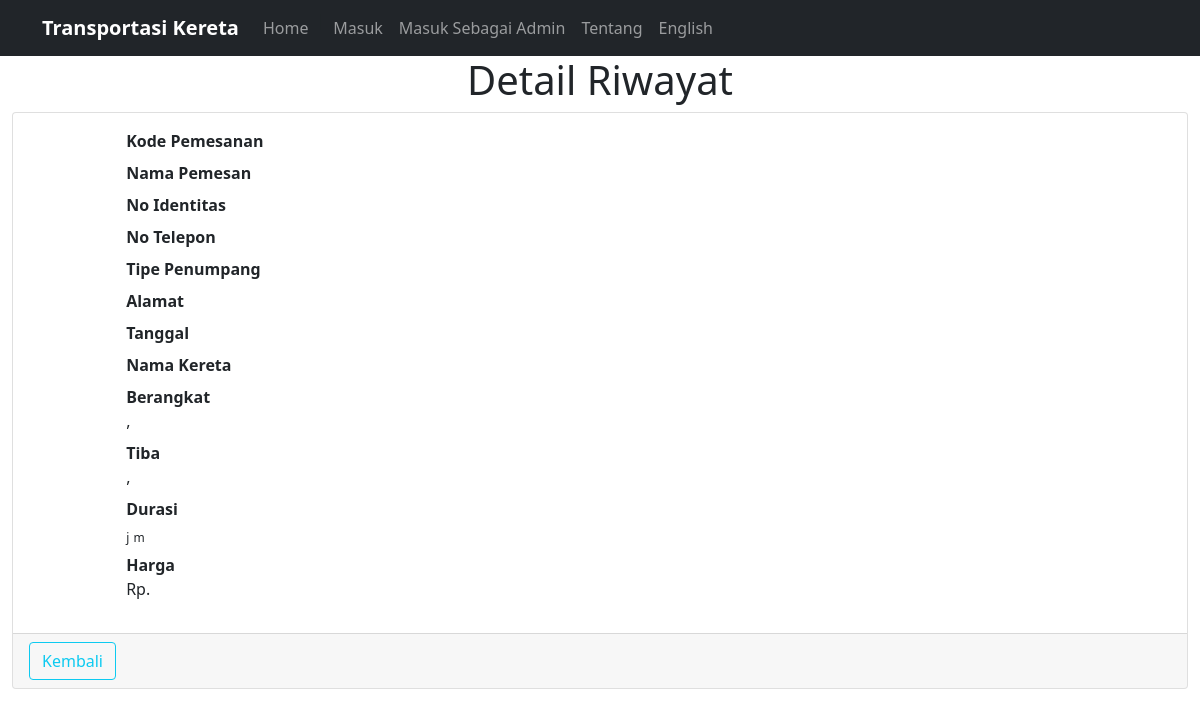
Page /history_info.php on the committed database.
### tables this page shows
CREATE TABLE `bahasa` (
  `text` varchar(30) NOT NULL,
  `indonesia` varchar(255) DEFAULT NULL,
  `inggris` varchar(255) DEFAULT NULL,
  PRIMARY KEY (`text`)
);

### auth/lang_config.php (called while the page is built, shortened)
<?php
require "db_config.php";
$txt_sign = getTxt("sign");
$txt_login_admin = getTxt("login_admin");
$txt_booking_kode = getTxt("booking_kode");
$txt_buyer_name = getTxt("buyer_name");
$txt_date = getTxt("date");
$txt_price = getTxt("price");
$txt_history_detail = getTxt("history_detail");
$txt_train_name = getTxt("train_name");
$txt_from = getTxt("from");
$txt_to = getTxt("to");
$txt_back = getTxt("back");
$txt_duration = getTxt("duration");
$txt_hour = getTxt("hour");
$txt_about = getTxt("about");
$txt_identity = getTxt("identity");
$txt_address = getTxt("address");
$txt_phone_number = getTxt("phone_number");
$txt_passenger_type = getTxt("passenger_type");
function getTxt($nama_teks){
	global $mysqli;
	$q = mysqli_query($mysqli,"SELECT * FROM bahasa WHERE text='$nama_teks'");
	$res = mysqli_fetch_assoc($q);
	$teks = $res[$_SESSION['lang']];
	return $teks;
}
?>

### history_info.php (the view, shortened to what this page needs)
<?php
include "auth/lang_config.php";
?>
<!doctype html>
<html lang="en">
  <head>
    <link rel="stylesheet" href="css/bootstrap.css">
  </head>
  <body>
<?php include "partials/navbar.php"; ?>
<div class="content-wrapper">
  <div class="content-header">
        <div class="row">
			<div class="col text-center">
				<h1><?php echo $txt_history_detail; ?></h1>
			</div>
		</div>
    </div>
  <div class="content">
    <div class="container-fluid">
      <div class="row">
        <div class="col-md-12">
          <div class="card">
            <div class="card-body">
              <div class="row">
				<div class="col-md-1">
				</div>
                <div class="col-md-11">
                  <dl class="dl-horizontal">
					<?php
						$query_detail = mysqli_query($mysqli,"SELECT * FROM tiket_dibeli JOIN user ON tiket_dibeli.username=user.username JOIN detail_tiket ON tiket_dibeli.kode_booking=detail_tiket.kode_booking JOIN jadwal ON detail_tiket.id_jadwal=jadwal.id_jadwal JOIN kereta ON jadwal.no_kereta=kereta.no_kereta WHERE tiket_dibeli.kode_booking='".$_SESSION['detail_kode']."' LIMIT 1");
						$query_durasi = mysqli_query($mysqli,"SELECT TIMEDIFF(perkiraan_tiba,waktu_berangkat) AS durasi FROM jadwal JOIN detail_tiket ON detail_tiket.id_jadwal=jadwal.id_jadwal WHERE kode_booking='".$_SESSION['detail_kode']."' LIMIT 1");
						$res = mysqli_fetch_assoc($query_detail);
						$berangkat = $res['Berangkat'].", ".$res['Waktu_Berangkat'];
						$tiba = $res['Tujuan'].", ".$res['Perkiraan_Tiba'];
						$harga = $res['Harga'];
						$res2 = mysqli_fetch_assoc($query_durasi);
						$durasi = $res2['durasi'];
						$arr_durasi = explode(":",$durasi);
					?>
                    <dt><?php echo $txt_booking_kode; ?></dt>
                    <dt><?php echo $txt_buyer_name; ?></dt>
					<dt>No <?php echo $txt_identity; ?></dt>
					<dt><?php echo $txt_phone_number; ?></dt>
					<dt><?php echo $txt_passenger_type; ?></dt>
					<dt><?php echo $txt_address; ?></dt>
                    <dt><?php echo $txt_date; ?></dt>
                    <dt><?php echo $txt_train_name; ?></dt>
                    <dt><?php echo $txt_from; ?></dt>
                    <dd><?php echo $berangkat; ?></dd>
                    <dt><?php echo $txt_to; ?></dt>
                    <dd><?php echo $tiba; ?></dd>
					<dt><?php echo $txt_duration; ?></dt>
                    <dd><?php echo "$arr_durasi[0]<sub>$txt_hour</sub> $arr_durasi[1]<sub>m</sub>"; ?></dd>
					<dt><?php echo $txt_price; ?></dt>
                    <dd><?php echo "Rp. $harga"; ?></dd>
                  </dl>
                </div>
              </div>
            </div>
            <div class="card-footer">
              <a href="javascript: history.go(-1)" class="btn btn-outline-info float-right"><?php echo $txt_back; ?></a>
            </div>
          </div>
        </div>
      </div>
    </div>
  </div>
</div>
<?php include "partials/footer.php"; ?>

### partials/navbar.php (shortened to what this page needs)
 <nav class="navbar navbar-expand-lg navbar-dark bg-dark">
  <div class="container">
    <a class="navbar-brand" href="#"><b>Transportasi Kereta</b></a>
    <div class="collapse navbar-collapse" id="navbarNavAltMarkup">
      <div class="navbar-nav" >
        <a id="nl-1" class="nav-link" aria-current="page" href="index.php">Home</a>|
		<?php if (!isset($_SESSION['username'])){ ?>
        <a id="nl-6" class="nav-link " aria-current="page" href="auth/login.php"><?php echo $txt_sign; ?></a>
		<?php }else{ ?>
		<a id="nl-7" class="nav-link " aria-current="page" href="auth/session_logout.php"><?php echo $txt_logout; ?></a>
		<?php } ?>
		<?php
		if (!isset($_SESSION['username'])){
		?>
		<a id="nl-8" class="nav-link " aria-current="page" href="auth/proses_login.php?status=admin"><?php echo $txt_login_admin; ?></a>
		<?php } ?>
        <a id="nl-9" class="nav-link " aria-current="page" href="about.php"><?php echo $txt_about; ?></a>
		<?php if($_SESSION['lang']=="inggris"){ ?>
		<a id="nl-10" class="nav-link " aria-current="page" href="?lang=indonesia">Bahasa Indonesia</a>
		<?php }else if($_SESSION['lang']=="indonesia"){ ?>
		<a id="nl-11" class="nav-link " aria-current="page" href="?lang=inggris">English</a>
		<?php } ?>
      </div>
    </div>
  </div>
</nav>

### partials/footer.php (shortened to what this page needs)
  </body>
</html>

### rows in the picture
bahasa: indonesia "Masuk"
bahasa: indonesia "Masuk Sebagai Admin"
bahasa: indonesia "Tentang"
bahasa: indonesia "Detail Riwayat"
bahasa: indonesia "Kode Pemesanan"
bahasa: indonesia "Nama Pemesan"
bahasa: indonesia "Identitas"
bahasa: indonesia "No Telepon"
bahasa: indonesia "Tipe Penumpang"
bahasa: indonesia "Alamat"
bahasa: indonesia "Tanggal"
bahasa: indonesia "Nama Kereta"
bahasa: indonesia "Berangkat"
bahasa: indonesia "Tiba"
bahasa: indonesia "Durasi"
bahasa: indonesia "j"
bahasa: indonesia "Harga"
bahasa: indonesia "Kembali"

### other values in the picture
$berangkat ","
$tiba ","
